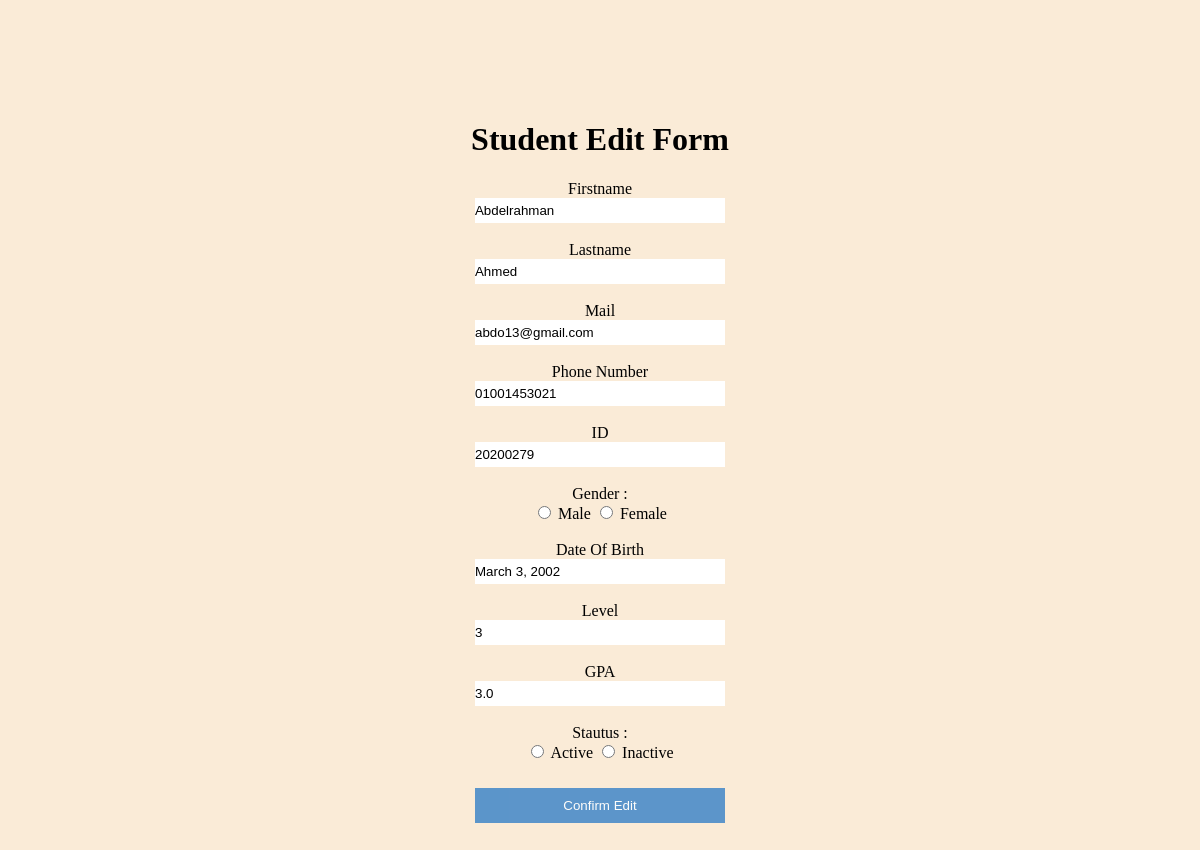
/UpdateStudent.html/20200279, run on the app's committed database.
### members/models.py (models this page shows)
class Student(models.Model):
    first_name = models.CharField(max_length=30)
    last_name = models.CharField(max_length=30)
    mail = models.EmailField()
    phone = models.CharField(max_length=30)
    id = models.CharField(max_length=30, primary_key=True)
    gender = models.CharField(max_length=10, default="")
    date_of_birth = models.DateField()
    level = models.IntegerField()
    gpa = models.FloatField()
    status = models.CharField(max_length=20,  default="")
    department = models.CharField(max_length=30, default="General")

### members/views.py (the view)
# urls.py: path('UpdateStudent.html/<int:id>',views.update,name='update'),
def update(request, id):
  mymember = Student.objects.get(id=id)
  template = loader.get_template('UpdateStudent.html')
  context = {
    'mymember': mymember,
  }
  return HttpResponse(template.render(context, request))

### members/templates/UpdateStudent.html (shortened to what this page needs)
{% load static %}
<!DOCTYPE html>
<html lang="en">
<head>
    <link rel="stylesheet" type="text/css" href="{% static 'css/styles.css' %} ">
</head>
<body>
    <div id="editPageParent">
        <div class="editPageChild ">
            <h1> Student Edit Form</h1>
            <form method="POST" class="new_student_form " action="updaterecord/{{mymember.id}}" id="editForm ">
                <label> Firstname </label> <br>
                <input type="text " name="firstname" value="{{mymember.first_name}}" size="30 " required/><br><br>
                <label> Lastname </label><br>
                <input type="text " name="lastname" value="{{mymember.last_name}}" size="30 " required/><br><br>
                <label> Mail </label><br>
                <input type="text " name="email" value="{{mymember.mail}}" size="30 "> <br><br>
                <label> Phone Number </label><br>
                <input type="text " name="phone" value="{{mymember.phone}}" minlength="11" maxlength="11"> <br><br>
                <label> ID </label><br>
                <input type="text " name="ID" value="{{mymember.id}}" required> <br><br>
                <label> Gender : </label><br>
                <input type="radio" value="Male" name="gender" required> Male
                <input type="radio" value="Female" name="gender"> Female
                <br><br>
                <label>Date Of Birth</label><br>
                <input title="year-month-day" type="text" pattern="[0-9]{4}-(0[1-9]|1[012])-(0[1-9]|1[0-9]|2[0-9]|3[01])" placeholder="YYYY-MM-DD" value="{{mymember.date_of_birth}}" name="date_of_birth" required><br><br>
                <label>Level</label><br>
                <input type="number " name="New_student_Level" value="{{mymember.level}}" min="1" max="4" required><br><br>
                <label> GPA </label><br>
                <input type="number " name="GPA" value="{{mymember.gpa}}" min="0" max="4" required><br><br>
                <label> Stautus : </label><br>
                <input type="radio" value="active" name="Status" required> Active
                <input type="radio" value="inactive" name="Status"> Inactive
                <br><br>
                <button type="submit " value="submit " class="registerbtn ">Confirm Edit</button>
            </form>
        </div>
    </div>
</body>
</html>

### members/static/css/styles.css (style rules this page uses)
* { box-sizing: border-box; scroll-behavior: smooth; text-decoration: 0; }
body { background-color: antiquewhite; margin: 0; padding: 0; }
.editPageChild { vertical-align: text-top; text-align: center; margin: 80px 120px; height: auto; width: auto; }
#editPageParent { display: flex; justify-content: center; margin-top: 0px; }
input { width: 250px; border: none; padding: 5px 0; background: white; }
input[type="radio"] { width: auto; }
div { padding: 10px 0; }
.registerbtn { background-color: #4b8cc9; color: white; padding: 10px 10px; margin: 8px 0; border: none; cursor: pointer; width: 250px; opacity: 0.9; }

### data on the page
Student: firstname "Abdelrahman", lastname "Ahmed", email "abdo13@gmail.com", phone "01001453021", ID "20200279", date_of_birth "March 3, 2002", New_student_Level "3", GPA "3.0"
